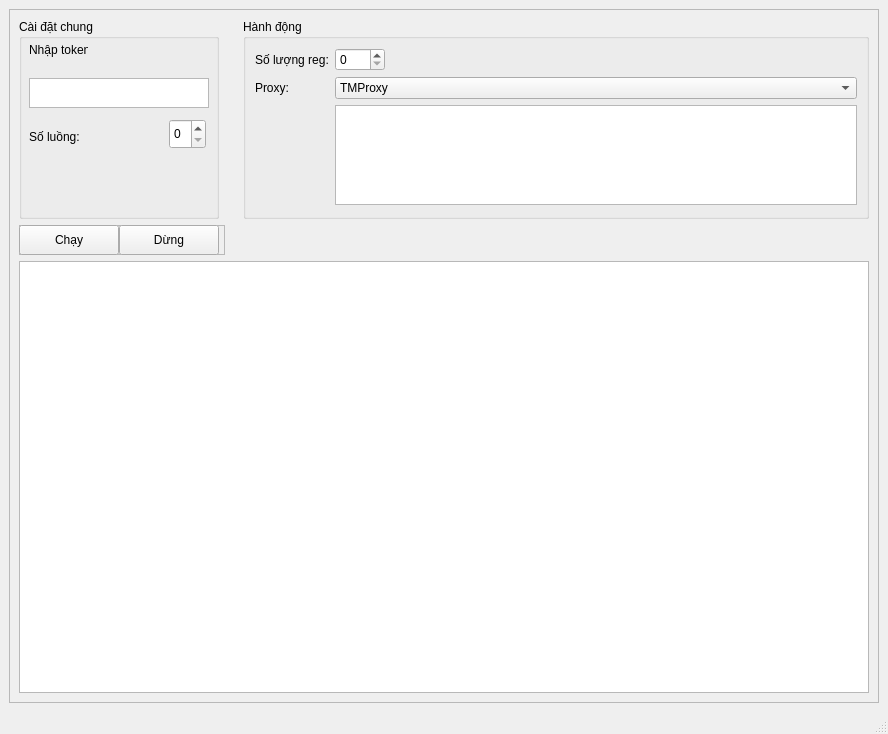
<?xml version="1.0" encoding="UTF-8"?>
<ui version="4.0">
 <class>MainWindow</class>
 <widget class="QMainWindow" name="MainWindow">
  <property name="geometry">
   <rect>
    <x>0</x>
    <y>0</y>
    <width>888</width>
    <height>734</height>
   </rect>
  </property>
  <property name="windowTitle">
   <string>MainWindow</string>
  </property>
  <widget class="QWidget" name="centralwidget">
   <layout class="QGridLayout" name="gridLayout">
    <item row="0" column="1">
     <widget class="QFrame" name="frame">
      <property name="frameShape">
       <enum>QFrame::StyledPanel</enum>
      </property>
      <property name="frameShadow">
       <enum>QFrame::Raised</enum>
      </property>
      <layout class="QGridLayout" name="gridLayout_2">
       <item row="0" column="0">
        <widget class="QGroupBox" name="groupBox">
         <property name="minimumSize">
          <size>
           <width>200</width>
           <height>0</height>
          </size>
         </property>
         <property name="maximumSize">
          <size>
           <width>200</width>
           <height>200</height>
          </size>
         </property>
         <property name="title">
          <string>Cài đặt chung</string>
         </property>
         <widget class="QTextEdit" name="textEdit">
          <property name="geometry">
           <rect>
            <x>10</x>
            <y>59</y>
            <width>180</width>
            <height>30</height>
           </rect>
          </property>
          <property name="maximumSize">
           <size>
            <width>16777215</width>
            <height>30</height>
           </size>
          </property>
         </widget>
         <widget class="QLabel" name="label">
          <property name="geometry">
           <rect>
            <x>10</x>
            <y>23</y>
            <width>59</width>
            <height>16</height>
           </rect>
          </property>
          <property name="maximumSize">
           <size>
            <width>16777215</width>
            <height>30</height>
           </size>
          </property>
          <property name="text">
           <string>Nhập token:</string>
          </property>
         </widget>
         <widget class="QLabel" name="label_2">
          <property name="geometry">
           <rect>
            <x>10</x>
            <y>110</y>
            <width>60</width>
            <height>16</height>
           </rect>
          </property>
          <property name="minimumSize">
           <size>
            <width>60</width>
            <height>0</height>
           </size>
          </property>
          <property name="text">
           <string>Số luồng:</string>
          </property>
         </widget>
         <widget class="QSpinBox" name="spinBox">
          <property name="geometry">
           <rect>
            <x>150</x>
            <y>100</y>
            <width>37</width>
            <height>30</height>
           </rect>
          </property>
          <property name="minimumSize">
           <size>
            <width>0</width>
            <height>30</height>
           </size>
          </property>
          <property name="maximumSize">
           <size>
            <width>50</width>
            <height>50</height>
           </size>
          </property>
         </widget>
        </widget>
       </item>
       <item row="0" column="4">
        <widget class="QGroupBox" name="groupBox_2">
         <property name="maximumSize">
          <size>
           <width>16777215</width>
           <height>200</height>
          </size>
         </property>
         <property name="title">
          <string>Hành động</string>
         </property>
         <layout class="QGridLayout" name="gridLayout_3">
          <item row="1" column="2">
           <widget class="QSpinBox" name="spinBox_2">
            <property name="maximumSize">
             <size>
              <width>50</width>
              <height>16777215</height>
             </size>
            </property>
           </widget>
          </item>
          <item row="1" column="0">
           <widget class="QLabel" name="label_4">
            <property name="text">
             <string>Số lượng reg:</string>
            </property>
           </widget>
          </item>
          <item row="2" column="0">
           <widget class="QLabel" name="label_3">
            <property name="text">
             <string>Proxy:</string>
            </property>
           </widget>
          </item>
          <item row="2" column="2">
           <widget class="QComboBox" name="comboBox">
            <item>
             <property name="text">
              <string>TMProxy</string>
             </property>
            </item>
            <item>
             <property name="text">
              <string>MinProxy</string>
             </property>
            </item>
           </widget>
          </item>
          <item row="3" column="2">
           <widget class="QPlainTextEdit" name="plainTextEdit">
            <property name="maximumSize">
             <size>
              <width>16777215</width>
              <height>100</height>
             </size>
            </property>
           </widget>
          </item>
         </layout>
        </widget>
       </item>
       <item row="5" column="0" colspan="5">
        <widget class="QTableWidget" name="tableWidget"/>
       </item>
       <item row="1" column="0" rowspan="2" colspan="2">
        <widget class="QFrame" name="frame_2">
         <property name="minimumSize">
          <size>
           <width>0</width>
           <height>30</height>
          </size>
         </property>
         <property name="frameShape">
          <enum>QFrame::StyledPanel</enum>
         </property>
         <property name="frameShadow">
          <enum>QFrame::Raised</enum>
         </property>
         <widget class="QPushButton" name="pushButton">
          <property name="geometry">
           <rect>
            <x>0</x>
            <y>0</y>
            <width>100</width>
            <height>30</height>
           </rect>
          </property>
          <property name="minimumSize">
           <size>
            <width>0</width>
            <height>30</height>
           </size>
          </property>
          <property name="maximumSize">
           <size>
            <width>100</width>
            <height>16777215</height>
           </size>
          </property>
          <property name="text">
           <string>Chạy</string>
          </property>
         </widget>
         <widget class="QPushButton" name="pushButton_2">
          <property name="geometry">
           <rect>
            <x>100</x>
            <y>0</y>
            <width>100</width>
            <height>30</height>
           </rect>
          </property>
          <property name="minimumSize">
           <size>
            <width>0</width>
            <height>30</height>
           </size>
          </property>
          <property name="maximumSize">
           <size>
            <width>100</width>
            <height>16777215</height>
           </size>
          </property>
          <property name="text">
           <string>Dừng</string>
          </property>
         </widget>
        </widget>
       </item>
      </layout>
     </widget>
    </item>
   </layout>
  </widget>
  <widget class="QStatusBar" name="statusbar"/>
 </widget>
 <resources/>
 <connections/>
</ui>
